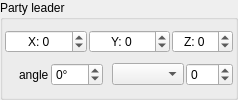
                 <widget class="QGroupBox" name="leaderonworld_box">
                  <property name="title">
                   <string>Party leader</string>
                  </property>
                  <layout class="QVBoxLayout" name="verticalLayout_64">
                   <property name="spacing">
                    <number>2</number>
                   </property>
                   <property name="leftMargin">
                    <number>2</number>
                   </property>
                   <property name="topMargin">
                    <number>2</number>
                   </property>
                   <property name="rightMargin">
                    <number>2</number>
                   </property>
                   <property name="bottomMargin">
                    <number>2</number>
                   </property>
                   <item>
                    <layout class="QHBoxLayout" name="horizontalLayout_52">
                     <item>
                      <widget class="QSpinBox" name="leader_x">
                       <property name="wrapping">
                        <bool>true</bool>
                       </property>
                       <property name="alignment">
                        <set>Qt::AlignCenter</set>
                       </property>
                       <property name="prefix">
                        <string notr="true">X: </string>
                       </property>
                       <property name="maximum">
                        <number>295000</number>
                       </property>
                      </widget>
                     </item>
                     <item>
                      <widget class="QSpinBox" name="leader_y">
                       <property name="wrapping">
                        <bool>true</bool>
                       </property>
                       <property name="alignment">
                        <set>Qt::AlignCenter</set>
                       </property>
                       <property name="prefix">
                        <string>Y: </string>
                       </property>
                       <property name="maximum">
                        <number>230000</number>
                       </property>
                      </widget>
                     </item>
                     <item>
                      <widget class="QSpinBox" name="leader_z">
                       <property name="wrapping">
                        <bool>true</bool>
                       </property>
                       <property name="alignment">
                        <set>Qt::AlignCenter</set>
                       </property>
                       <property name="prefix">
                        <string notr="true">Z: </string>
                       </property>
                       <property name="maximum">
                        <number>255</number>
                       </property>
                      </widget>
                     </item>
                    </layout>
                   </item>
                   <item>
                    <layout class="QHBoxLayout" name="horizontalLayout_61">
                     <item>
                      <spacer name="horizontalSpacer_56">
                       <property name="orientation">
                        <enum>Qt::Horizontal</enum>
                       </property>
                       <property name="sizeHint" stdset="0">
                        <size>
                         <width>0</width>
                         <height>0</height>
                        </size>
                       </property>
                      </spacer>
                     </item>
                     <item>
                      <widget class="QLabel" name="label_193">
                       <property name="text">
                        <string>angle</string>
                       </property>
                      </widget>
                     </item>
                     <item>
                      <widget class="QSpinBox" name="leader_angle">
                       <property name="wrapping">
                        <bool>true</bool>
                       </property>
                       <property name="suffix">
                        <string notr="true">°</string>
                       </property>
                       <property name="minimum">
                        <number>0</number>
                       </property>
                       <property name="maximum">
                        <number>360</number>
                       </property>
                       <property name="value">
                        <number>0</number>
                       </property>
                      </widget>
                     </item>
                     <item>
                      <spacer name="horizontalSpacer_70">
                       <property name="orientation">
                        <enum>Qt::Horizontal</enum>
                       </property>
                       <property name="sizeType">
                        <enum>QSizePolicy::Expanding</enum>
                       </property>
                      </spacer>
                     </item>
                     <item>
                      <widget class="QComboBox" name="cb_world_party_leader"/>
                     </item>
                     <item>
                      <widget class="QSpinBox" name="leader_id">
                       <property name="wrapping">
                        <bool>true</bool>
                       </property>
                       <property name="maximum">
                        <number>255</number>
                       </property>
                      </widget>
                     </item>
                    </layout>
                   </item>
                  </layout>
                 </widget>
